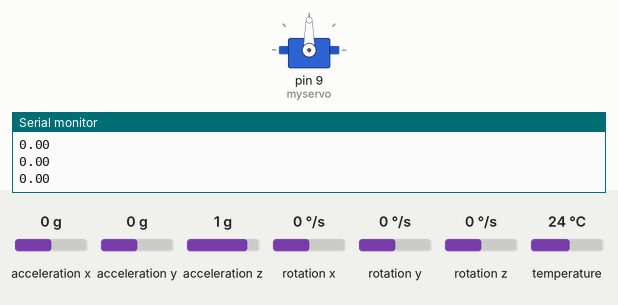
Simulated run of this sketch. Board: Arduino Leonardo, built with avr-gcc and run on an emulated ATmega32U4. Shown: servo, the last lines printed to the serial monitor. The test bench sets the inputs (shaded band); at power-on: acceleration y 0 g, acceleration z 1 g, acceleration x 0 g, rotation x 0 °/s, rotation y 0 °/s, rotation z 0 °/s, temperature 24 °C.

Above: at 1.3 s.
1.4 s: acceleration y set to -1.4 g
At 2.1 s:
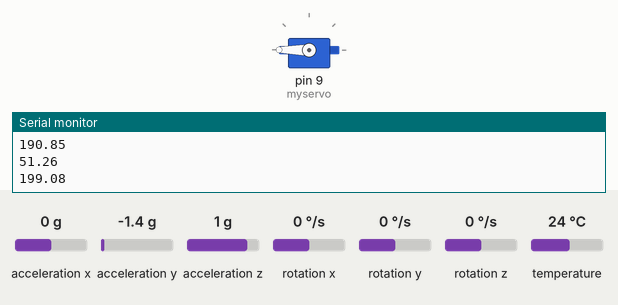
4.4 s: acceleration z set to 0 g
At 5.16 s:
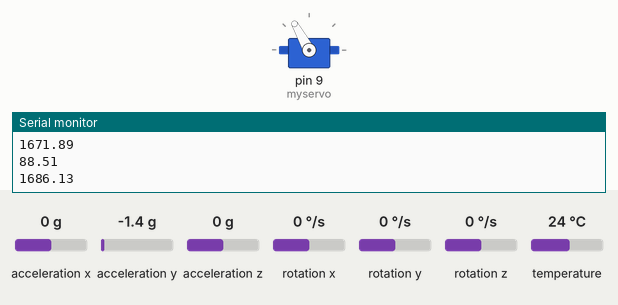
7.4 s: acceleration y set to -0.1 g
10.4 s: acceleration y set to 0.2 g
Timing chart, 0 to 12.9 s (numbered marks = the images above; inputs shaded):
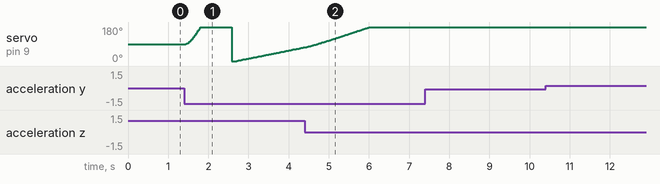

The sketch:

CONTROLADOR.ino
```cpp
#include <Servo.h>

Servo myservo;

#include <Adafruit_MPU6050.h>
#include <Adafruit_Sensor.h>
#include <Wire.h>

Adafruit_MPU6050 mpu;

void setup() {
  Serial.begin(115200);
  Wire.setWireTimeout(20000, true);
  myservo.attach(9);  // attaches the servo on pin 9 to the Servo object
  while (!Serial)
     delay(10); // will pause Zero, Leonardo, etc until serial console opens

  // Serial.println("Adafruit MPU6050 test!");

  // Try to initialize!
  if (!mpu.begin()) {
    // Serial.println("Failed to find MPU6050 chip");
    while (1) {
      delay(10);
    }
  }
  Serial.println("MPU6050 Found!");

  mpu.setAccelerometerRange(MPU6050_RANGE_8_G);
  // Serial.print("Accelerometer range set to: ");
  switch (mpu.getAccelerometerRange()) {
  case MPU6050_RANGE_2_G:
    Serial.println("+-2G");
    break;
  case MPU6050_RANGE_4_G:
    Serial.println("+-4G");
    break;
  case MPU6050_RANGE_8_G:
    Serial.println("+-8G");
    break;
  case MPU6050_RANGE_16_G:
    Serial.println("+-16G");
    break;
  }
  mpu.setGyroRange(MPU6050_RANGE_500_DEG);
  // Serial.print("Gyro range set to: ");
  switch (mpu.getGyroRange()) {
  case MPU6050_RANGE_250_DEG:
    Serial.println("+- 250 deg/s");
    break;
  case MPU6050_RANGE_500_DEG:
    Serial.println("+- 500 deg/s");
    break;
  case MPU6050_RANGE_1000_DEG:
    Serial.println("+- 1000 deg/s");
    break;
  case MPU6050_RANGE_2000_DEG:
    Serial.println("+- 2000 deg/s");
    break;
  }

  mpu.setFilterBandwidth(MPU6050_BAND_44_HZ);
  Serial.print("Filter bandwidth set to: ");
  switch (mpu.getFilterBandwidth()) {
  case MPU6050_BAND_260_HZ:
    Serial.println("260 Hz");
    break;
  case MPU6050_BAND_184_HZ:
    Serial.println("184 Hz");
    break;
  case MPU6050_BAND_94_HZ:
    Serial.println("94 Hz");
    break;
  case MPU6050_BAND_44_HZ:
    Serial.println("44 Hz");
    break;
  case MPU6050_BAND_21_HZ:
    Serial.println("21 Hz");
    break;
  case MPU6050_BAND_10_HZ:
    Serial.println("10 Hz");
    break;
  case MPU6050_BAND_5_HZ:
    Serial.println("5 Hz");
    break;
  }
  delay(100);
}

// void matlab_send(float* datos, size_t cantidad) {
//   Serial.write("abcd");  // header fijo para identificar el inicio del paquete

//   for (size_t i = 0; i < cantidad; i++) {
//     byte* b = (byte*) &datos[i];
//     Serial.write(b, 4);  // Cada float ocupa 4 bytes
//   }
// }

void loop() {
  unsigned long contador_inicial = micros();

  static float ang_tot = 0.0;
  static float error_anterior = 0;
  static float u_anterior = 0;
  float referencia = 0;
  const float alpha = 0.08;  // Peso del acelerómetro

  unsigned long t0 = micros();  // <- ahora antes de leer el sensor

  // 1) Leer IMU
  sensors_event_t a, g, temp;
  mpu.getEvent(&a, &g, &temp);

  // 2) Calcular dt real en segundos
  unsigned long dt_us = micros() - t0;
  float dt = dt_us * 1e-6;

  // 3) Integrar giroscopio (convierto rad/s a grados/s)
  float gyro_rate = g.gyro.x * 180.0 / PI;
  float ang_g = ang_tot + gyro_rate * dt;

  // 4) Calcular ángulo por acelerómetro
  float ang_a = atan2(a.acceleration.y, a.acceleration.z) * 180.0 / PI;

  // 5) Filtro complementario (según imagen)
  if (!isnan(ang_a) && abs(ang_a) <= 90) {
    ang_tot = (1 - alpha) * ang_g + alpha * ang_a;
  }

  // Si la lectura es inválida o extrema, no se actualiza ang_tot

  float error = referencia - ang_tot;

  float u = 4.025 * 0.020 * (error + error_anterior) + u_anterior;
  Serial.println(error);
  Serial.println(u);

  int angulo_default = 90;
  myservo.write(u + angulo_default);

  u_anterior = u;
  error_anterior = error;

  unsigned long tiempo_de_Tareas = micros() - contador_inicial;
  long tiempo_restante = 20000L - tiempo_de_Tareas;

  if (tiempo_restante > 1000) {
    delay(tiempo_restante / 1000); // en milisegundos
    delayMicroseconds(tiempo_restante % 1000); // el resto en microsegundos
  } else if (tiempo_restante > 0) {
    delayMicroseconds(tiempo_restante);
  }
}
```
